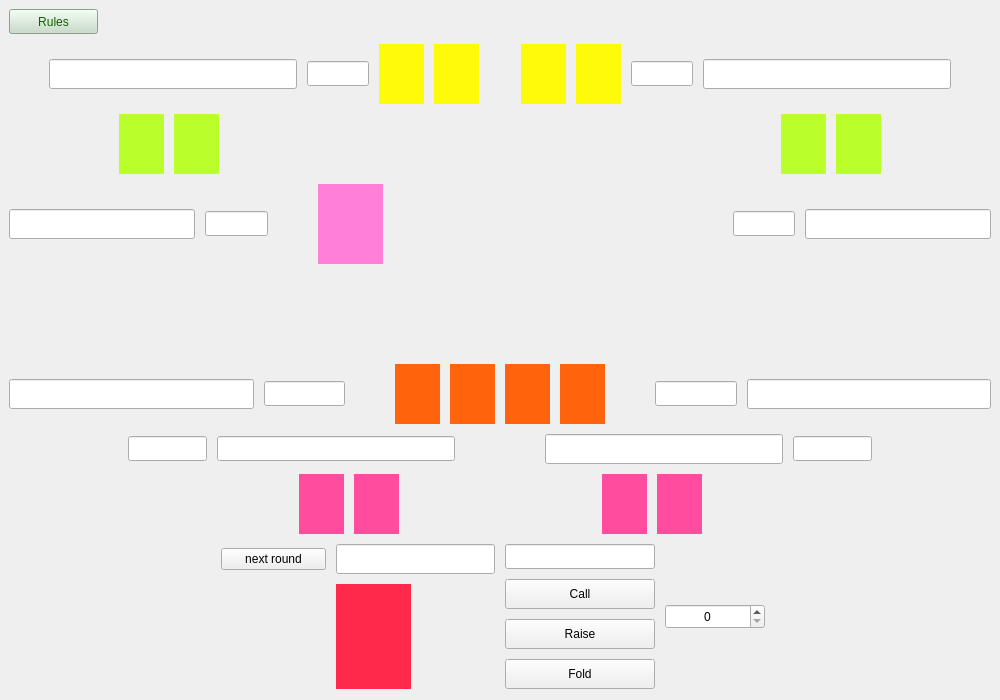
<?xml version="1.0" encoding="UTF-8"?>
<ui version="4.0">
 <class>GameWindow</class>
 <widget class="QMainWindow" name="GameWindow">
  <property name="enabled">
   <bool>true</bool>
  </property>
  <property name="geometry">
   <rect>
    <x>0</x>
    <y>0</y>
    <width>1000</width>
    <height>700</height>
   </rect>
  </property>
  <property name="maximumSize">
   <size>
    <width>2000</width>
    <height>2000</height>
   </size>
  </property>
  <property name="windowTitle">
   <string>MainWindow</string>
  </property>
  <property name="styleSheet">
   <string notr="true">QMainWindow{
background-image: url(:/images/table.png);
background-repeat: no-repeat;
background-position: center;
background-size: cover;

}

</string>
  </property>
  <widget class="QWidget" name="centralwidget">
   <property name="enabled">
    <bool>true</bool>
   </property>
   <property name="cursor">
    <cursorShape>OpenHandCursor</cursorShape>
   </property>
   <property name="mouseTracking">
    <bool>false</bool>
   </property>
   <layout class="QVBoxLayout" name="verticalLayout_2" stretch="2,1,2,10,4,0,6,5,20,20">
    <property name="spacing">
     <number>10</number>
    </property>
    <item>
     <layout class="QHBoxLayout" name="horizontalLayout_11" stretch="1,10">
      <item>
       <widget class="QPushButton" name="pushButton">
        <property name="minimumSize">
         <size>
          <width>80</width>
          <height>25</height>
         </size>
        </property>
        <property name="styleSheet">
         <string notr="true">
background-color: rgb(197, 220, 199);
color: rgb(15, 96, 0);</string>
        </property>
        <property name="text">
         <string>Rules</string>
        </property>
       </widget>
      </item>
      <item>
       <spacer name="horizontalSpacer_25">
        <property name="orientation">
         <enum>Qt::Horizontal</enum>
        </property>
        <property name="sizeHint" stdset="0">
         <size>
          <width>40</width>
          <height>20</height>
         </size>
        </property>
       </spacer>
      </item>
     </layout>
    </item>
    <item>
     <spacer name="verticalSpacer_3">
      <property name="orientation">
       <enum>Qt::Vertical</enum>
      </property>
      <property name="sizeHint" stdset="0">
       <size>
        <width>20</width>
        <height>40</height>
       </size>
      </property>
     </spacer>
    </item>
    <item>
     <layout class="QHBoxLayout" name="horizontalLayout_2" stretch="0,8,2,0,0,1,0,0,2,8,0">
      <property name="sizeConstraint">
       <enum>QLayout::SetMinimumSize</enum>
      </property>
      <item>
       <spacer name="horizontalSpacer_16">
        <property name="orientation">
         <enum>Qt::Horizontal</enum>
        </property>
        <property name="sizeHint" stdset="0">
         <size>
          <width>40</width>
          <height>20</height>
         </size>
        </property>
       </spacer>
      </item>
      <item>
       <widget class="QLineEdit" name="line_bet1">
        <property name="minimumSize">
         <size>
          <width>110</width>
          <height>30</height>
         </size>
        </property>
        <property name="maximumSize">
         <size>
          <width>16777215</width>
          <height>30</height>
         </size>
        </property>
        <property name="alignment">
         <set>Qt::AlignCenter</set>
        </property>
        <property name="readOnly">
         <bool>true</bool>
        </property>
       </widget>
      </item>
      <item>
       <widget class="QLineEdit" name="line_player1">
        <property name="minimumSize">
         <size>
          <width>50</width>
          <height>25</height>
         </size>
        </property>
        <property name="alignment">
         <set>Qt::AlignCenter</set>
        </property>
        <property name="readOnly">
         <bool>true</bool>
        </property>
       </widget>
      </item>
      <item>
       <widget class="QLabel" name="label_player1_card1">
        <property name="minimumSize">
         <size>
          <width>45</width>
          <height>60</height>
         </size>
        </property>
        <property name="maximumSize">
         <size>
          <width>45</width>
          <height>16777215</height>
         </size>
        </property>
        <property name="styleSheet">
         <string notr="true">background-color: rgb(255, 250, 9);</string>
        </property>
        <property name="text">
         <string/>
        </property>
       </widget>
      </item>
      <item>
       <widget class="QLabel" name="label_player1_card2">
        <property name="minimumSize">
         <size>
          <width>45</width>
          <height>60</height>
         </size>
        </property>
        <property name="maximumSize">
         <size>
          <width>45</width>
          <height>16777215</height>
         </size>
        </property>
        <property name="styleSheet">
         <string notr="true">background-color: rgb(255, 250, 9);
</string>
        </property>
        <property name="text">
         <string/>
        </property>
       </widget>
      </item>
      <item>
       <spacer name="horizontalSpacer">
        <property name="orientation">
         <enum>Qt::Horizontal</enum>
        </property>
        <property name="sizeHint" stdset="0">
         <size>
          <width>40</width>
          <height>20</height>
         </size>
        </property>
       </spacer>
      </item>
      <item>
       <widget class="QLabel" name="label_player2_card1">
        <property name="minimumSize">
         <size>
          <width>45</width>
          <height>60</height>
         </size>
        </property>
        <property name="maximumSize">
         <size>
          <width>45</width>
          <height>16777215</height>
         </size>
        </property>
        <property name="styleSheet">
         <string notr="true">background-color: rgb(255, 250, 9);</string>
        </property>
        <property name="text">
         <string/>
        </property>
       </widget>
      </item>
      <item>
       <widget class="QLabel" name="label_player2_card2">
        <property name="minimumSize">
         <size>
          <width>45</width>
          <height>60</height>
         </size>
        </property>
        <property name="maximumSize">
         <size>
          <width>45</width>
          <height>16777215</height>
         </size>
        </property>
        <property name="styleSheet">
         <string notr="true">background-color: rgb(255, 250, 9);</string>
        </property>
        <property name="text">
         <string/>
        </property>
       </widget>
      </item>
      <item>
       <widget class="QLineEdit" name="line_bet2">
        <property name="minimumSize">
         <size>
          <width>50</width>
          <height>25</height>
         </size>
        </property>
        <property name="alignment">
         <set>Qt::AlignCenter</set>
        </property>
        <property name="readOnly">
         <bool>true</bool>
        </property>
       </widget>
      </item>
      <item>
       <widget class="QLineEdit" name="line_player2">
        <property name="minimumSize">
         <size>
          <width>110</width>
          <height>30</height>
         </size>
        </property>
        <property name="alignment">
         <set>Qt::AlignCenter</set>
        </property>
        <property name="readOnly">
         <bool>true</bool>
        </property>
       </widget>
      </item>
      <item>
       <spacer name="horizontalSpacer_17">
        <property name="orientation">
         <enum>Qt::Horizontal</enum>
        </property>
        <property name="sizeHint" stdset="0">
         <size>
          <width>40</width>
          <height>20</height>
         </size>
        </property>
       </spacer>
      </item>
     </layout>
    </item>
    <item>
     <layout class="QHBoxLayout" name="horizontalLayout_14" stretch="1,0,0,5,0,0,1">
      <item>
       <spacer name="horizontalSpacer_21">
        <property name="orientation">
         <enum>Qt::Horizontal</enum>
        </property>
        <property name="sizeHint" stdset="0">
         <size>
          <width>40</width>
          <height>20</height>
         </size>
        </property>
       </spacer>
      </item>
      <item>
       <widget class="QLabel" name="label_player8_card1">
        <property name="minimumSize">
         <size>
          <width>45</width>
          <height>60</height>
         </size>
        </property>
        <property name="maximumSize">
         <size>
          <width>45</width>
          <height>16777215</height>
         </size>
        </property>
        <property name="styleSheet">
         <string notr="true">background-color: rgb(186, 255, 42);</string>
        </property>
        <property name="text">
         <string/>
        </property>
       </widget>
      </item>
      <item>
       <widget class="QLabel" name="label_player8_card2">
        <property name="minimumSize">
         <size>
          <width>45</width>
          <height>60</height>
         </size>
        </property>
        <property name="maximumSize">
         <size>
          <width>45</width>
          <height>16777215</height>
         </size>
        </property>
        <property name="styleSheet">
         <string notr="true">background-color: rgb(186, 255, 42);</string>
        </property>
        <property name="text">
         <string/>
        </property>
       </widget>
      </item>
      <item>
       <spacer name="horizontalSpacer_22">
        <property name="orientation">
         <enum>Qt::Horizontal</enum>
        </property>
        <property name="sizeHint" stdset="0">
         <size>
          <width>40</width>
          <height>20</height>
         </size>
        </property>
       </spacer>
      </item>
      <item>
       <widget class="QLabel" name="label_player3_card1">
        <property name="minimumSize">
         <size>
          <width>45</width>
          <height>60</height>
         </size>
        </property>
        <property name="maximumSize">
         <size>
          <width>45</width>
          <height>16777215</height>
         </size>
        </property>
        <property name="styleSheet">
         <string notr="true">background-color: rgb(186, 255, 42);</string>
        </property>
        <property name="text">
         <string/>
        </property>
       </widget>
      </item>
      <item>
       <widget class="QLabel" name="label_player3_card2">
        <property name="minimumSize">
         <size>
          <width>45</width>
          <height>60</height>
         </size>
        </property>
        <property name="maximumSize">
         <size>
          <width>45</width>
          <height>16777215</height>
         </size>
        </property>
        <property name="styleSheet">
         <string notr="true">background-color: rgb(186, 255, 42);</string>
        </property>
        <property name="text">
         <string/>
        </property>
       </widget>
      </item>
      <item>
       <spacer name="horizontalSpacer_23">
        <property name="orientation">
         <enum>Qt::Horizontal</enum>
        </property>
        <property name="sizeHint" stdset="0">
         <size>
          <width>40</width>
          <height>20</height>
         </size>
        </property>
       </spacer>
      </item>
     </layout>
    </item>
    <item>
     <layout class="QHBoxLayout" name="horizontalLayout_4" stretch="6,2,0,12,0,2,6">
      <item>
       <widget class="QLineEdit" name="line_player8">
        <property name="minimumSize">
         <size>
          <width>110</width>
          <height>30</height>
         </size>
        </property>
        <property name="alignment">
         <set>Qt::AlignCenter</set>
        </property>
        <property name="readOnly">
         <bool>true</bool>
        </property>
       </widget>
      </item>
      <item>
       <widget class="QLineEdit" name="line_bet8">
        <property name="minimumSize">
         <size>
          <width>50</width>
          <height>25</height>
         </size>
        </property>
        <property name="alignment">
         <set>Qt::AlignCenter</set>
        </property>
        <property name="readOnly">
         <bool>true</bool>
        </property>
       </widget>
      </item>
      <item>
       <spacer name="horizontalSpacer_2">
        <property name="orientation">
         <enum>Qt::Horizontal</enum>
        </property>
        <property name="sizeHint" stdset="0">
         <size>
          <width>40</width>
          <height>20</height>
         </size>
        </property>
       </spacer>
      </item>
      <item>
       <layout class="QHBoxLayout" name="horizontalLayout_3">
        <item>
         <widget class="QLabel" name="label_middlecard3">
          <property name="minimumSize">
           <size>
            <width>65</width>
            <height>80</height>
           </size>
          </property>
          <property name="maximumSize">
           <size>
            <width>65</width>
            <height>16777215</height>
           </size>
          </property>
          <property name="styleSheet">
           <string notr="true">background-color: rgb(255, 128, 214);</string>
          </property>
          <property name="text">
           <string/>
          </property>
         </widget>
        </item>
        <item>
         <widget class="QLabel" name="label_middlecard4">
          <property name="minimumSize">
           <size>
            <width>65</width>
            <height>80</height>
           </size>
          </property>
          <property name="maximumSize">
           <size>
            <width>65</width>
            <height>80</height>
           </size>
          </property>
          <property name="styleSheet">
           <string notr="true"/>
          </property>
          <property name="text">
           <string/>
          </property>
         </widget>
        </item>
        <item>
         <widget class="QLabel" name="label_middlecard1">
          <property name="minimumSize">
           <size>
            <width>65</width>
            <height>80</height>
           </size>
          </property>
          <property name="maximumSize">
           <size>
            <width>65</width>
            <height>80</height>
           </size>
          </property>
          <property name="styleSheet">
           <string notr="true"/>
          </property>
          <property name="text">
           <string/>
          </property>
         </widget>
        </item>
        <item>
         <widget class="QLabel" name="label_middlecard2">
          <property name="minimumSize">
           <size>
            <width>65</width>
            <height>80</height>
           </size>
          </property>
          <property name="maximumSize">
           <size>
            <width>65</width>
            <height>80</height>
           </size>
          </property>
          <property name="styleSheet">
           <string notr="true"/>
          </property>
          <property name="text">
           <string/>
          </property>
         </widget>
        </item>
        <item>
         <widget class="QLabel" name="label_middlecard5">
          <property name="minimumSize">
           <size>
            <width>65</width>
            <height>80</height>
           </size>
          </property>
          <property name="maximumSize">
           <size>
            <width>65</width>
            <height>80</height>
           </size>
          </property>
          <property name="styleSheet">
           <string notr="true"/>
          </property>
          <property name="text">
           <string/>
          </property>
         </widget>
        </item>
       </layout>
      </item>
      <item>
       <spacer name="horizontalSpacer_3">
        <property name="orientation">
         <enum>Qt::Horizontal</enum>
        </property>
        <property name="sizeHint" stdset="0">
         <size>
          <width>40</width>
          <height>20</height>
         </size>
        </property>
       </spacer>
      </item>
      <item>
       <widget class="QLineEdit" name="line_bet3">
        <property name="minimumSize">
         <size>
          <width>50</width>
          <height>25</height>
         </size>
        </property>
        <property name="alignment">
         <set>Qt::AlignCenter</set>
        </property>
        <property name="readOnly">
         <bool>true</bool>
        </property>
       </widget>
      </item>
      <item>
       <widget class="QLineEdit" name="line_player3">
        <property name="minimumSize">
         <size>
          <width>110</width>
          <height>30</height>
         </size>
        </property>
        <property name="alignment">
         <set>Qt::AlignCenter</set>
        </property>
        <property name="readOnly">
         <bool>true</bool>
        </property>
       </widget>
      </item>
     </layout>
    </item>
    <item>
     <layout class="QHBoxLayout" name="horizontalLayout_12" stretch="4,1,4">
      <item>
       <spacer name="horizontalSpacer_15">
        <property name="orientation">
         <enum>Qt::Horizontal</enum>
        </property>
        <property name="sizeHint" stdset="0">
         <size>
          <width>40</width>
          <height>20</height>
         </size>
        </property>
       </spacer>
      </item>
      <item>
       <widget class="QLabel" name="label_pot">
        <property name="minimumSize">
         <size>
          <width>80</width>
          <height>80</height>
         </size>
        </property>
        <property name="styleSheet">
         <string notr="true">background: None;</string>
        </property>
        <property name="text">
         <string/>
        </property>
        <property name="scaledContents">
         <bool>true</bool>
        </property>
       </widget>
      </item>
      <item>
       <spacer name="horizontalSpacer_13">
        <property name="orientation">
         <enum>Qt::Horizontal</enum>
        </property>
        <property name="sizeHint" stdset="0">
         <size>
          <width>40</width>
          <height>20</height>
         </size>
        </property>
       </spacer>
      </item>
     </layout>
    </item>
    <item>
     <layout class="QGridLayout" name="gridLayout_2" rowstretch="0,0" columnstretch="0,0,0,0">
      <property name="verticalSpacing">
       <number>10</number>
      </property>
      <item row="1" column="3">
       <layout class="QHBoxLayout" name="horizontalLayout_9" stretch="1,6,2,3">
        <item>
         <spacer name="horizontalSpacer_7">
          <property name="orientation">
           <enum>Qt::Horizontal</enum>
          </property>
          <property name="sizeHint" stdset="0">
           <size>
            <width>40</width>
            <height>20</height>
           </size>
          </property>
         </spacer>
        </item>
        <item>
         <widget class="QLineEdit" name="line_player5">
          <property name="minimumSize">
           <size>
            <width>110</width>
            <height>30</height>
           </size>
          </property>
          <property name="alignment">
           <set>Qt::AlignCenter</set>
          </property>
          <property name="readOnly">
           <bool>true</bool>
          </property>
         </widget>
        </item>
        <item>
         <widget class="QLineEdit" name="line_bet5">
          <property name="minimumSize">
           <size>
            <width>50</width>
            <height>25</height>
           </size>
          </property>
          <property name="alignment">
           <set>Qt::AlignCenter</set>
          </property>
          <property name="readOnly">
           <bool>true</bool>
          </property>
         </widget>
        </item>
        <item>
         <spacer name="horizontalSpacer_9">
          <property name="orientation">
           <enum>Qt::Horizontal</enum>
          </property>
          <property name="sizeHint" stdset="0">
           <size>
            <width>40</width>
            <height>20</height>
           </size>
          </property>
         </spacer>
        </item>
       </layout>
      </item>
      <item row="1" column="1">
       <layout class="QHBoxLayout" name="horizontalLayout_7" stretch="3,2,6,1">
        <item>
         <spacer name="horizontalSpacer_8">
          <property name="orientation">
           <enum>Qt::Horizontal</enum>
          </property>
          <property name="sizeHint" stdset="0">
           <size>
            <width>40</width>
            <height>20</height>
           </size>
          </property>
         </spacer>
        </item>
        <item>
         <widget class="QLineEdit" name="line_bet6">
          <property name="minimumSize">
           <size>
            <width>50</width>
            <height>25</height>
           </size>
          </property>
          <property name="alignment">
           <set>Qt::AlignCenter</set>
          </property>
          <property name="readOnly">
           <bool>true</bool>
          </property>
         </widget>
        </item>
        <item>
         <widget class="QLineEdit" name="line_player6">
          <property name="minimumSize">
           <size>
            <width>110</width>
            <height>25</height>
           </size>
          </property>
          <property name="alignment">
           <set>Qt::AlignCenter</set>
          </property>
          <property name="readOnly">
           <bool>true</bool>
          </property>
         </widget>
        </item>
        <item>
         <spacer name="horizontalSpacer_6">
          <property name="orientation">
           <enum>Qt::Horizontal</enum>
          </property>
          <property name="sizeHint" stdset="0">
           <size>
            <width>40</width>
            <height>20</height>
           </size>
          </property>
         </spacer>
        </item>
       </layout>
      </item>
      <item row="0" column="3">
       <layout class="QHBoxLayout" name="horizontalLayout_6" stretch="0,0,0,2,6">
        <item>
         <widget class="QLabel" name="label_player4_card1">
          <property name="minimumSize">
           <size>
            <width>45</width>
            <height>60</height>
           </size>
          </property>
          <property name="maximumSize">
           <size>
            <width>45</width>
            <height>16777215</height>
           </size>
          </property>
          <property name="styleSheet">
           <string notr="true">background-color: rgb(255, 100, 12);</string>
          </property>
          <property name="text">
           <string/>
          </property>
         </widget>
        </item>
        <item>
         <widget class="QLabel" name="label_player4_card2">
          <property name="minimumSize">
           <size>
            <width>45</width>
            <height>60</height>
           </size>
          </property>
          <property name="maximumSize">
           <size>
            <width>45</width>
            <height>16777215</height>
           </size>
          </property>
          <property name="styleSheet">
           <string notr="true">background-color: rgb(255, 100, 12);</string>
          </property>
          <property name="text">
           <string/>
          </property>
         </widget>
        </item>
        <item>
         <spacer name="horizontalSpacer_5">
          <property name="orientation">
           <enum>Qt::Horizontal</enum>
          </property>
          <property name="sizeHint" stdset="0">
           <size>
            <width>40</width>
            <height>20</height>
           </size>
          </property>
         </spacer>
        </item>
        <item>
         <widget class="QLineEdit" name="line_bet4">
          <property name="minimumSize">
           <size>
            <width>50</width>
            <height>25</height>
           </size>
          </property>
          <property name="alignment">
           <set>Qt::AlignCenter</set>
          </property>
          <property name="readOnly">
           <bool>true</bool>
          </property>
         </widget>
        </item>
        <item>
         <widget class="QLineEdit" name="line_player4">
          <property name="minimumSize">
           <size>
            <width>110</width>
            <height>30</height>
           </size>
          </property>
          <property name="alignment">
           <set>Qt::AlignCenter</set>
          </property>
          <property name="readOnly">
           <bool>true</bool>
          </property>
         </widget>
        </item>
       </layout>
      </item>
      <item row="0" column="1">
       <layout class="QHBoxLayout" name="horizontalLayout_5" stretch="6,2,0,0,0">
        <property name="leftMargin">
         <number>0</number>
        </property>
        <item>
         <widget class="QLineEdit" name="line_player7">
          <property name="minimumSize">
           <size>
            <width>110</width>
            <height>30</height>
           </size>
          </property>
          <property name="alignment">
           <set>Qt::AlignCenter</set>
          </property>
          <property name="readOnly">
           <bool>true</bool>
          </property>
         </widget>
        </item>
        <item>
         <widget class="QLineEdit" name="line_bet7">
          <property name="minimumSize">
           <size>
            <width>50</width>
            <height>25</height>
           </size>
          </property>
          <property name="alignment">
           <set>Qt::AlignCenter</set>
          </property>
          <property name="readOnly">
           <bool>true</bool>
          </property>
         </widget>
        </item>
        <item>
         <spacer name="horizontalSpacer_4">
          <property name="orientation">
           <enum>Qt::Horizontal</enum>
          </property>
          <property name="sizeHint" stdset="0">
           <size>
            <width>40</width>
            <height>20</height>
           </size>
          </property>
         </spacer>
        </item>
        <item>
         <widget class="QLabel" name="label_player7_card1">
          <property name="minimumSize">
           <size>
            <width>45</width>
            <height>60</height>
           </size>
          </property>
          <property name="maximumSize">
           <size>
            <width>45</width>
            <height>16777215</height>
           </size>
          </property>
          <property name="styleSheet">
           <string notr="true">background-color: rgb(255, 100, 12);</string>
          </property>
          <property name="text">
           <string/>
          </property>
         </widget>
        </item>
        <item>
         <widget class="QLabel" name="label_player7_card2">
          <property name="minimumSize">
           <size>
            <width>45</width>
            <height>60</height>
           </size>
          </property>
          <property name="maximumSize">
           <size>
            <width>45</width>
            <height>16777215</height>
           </size>
          </property>
          <property name="styleSheet">
           <string notr="true">background-color: rgb(255, 100, 12);</string>
          </property>
          <property name="text">
           <string/>
          </property>
         </widget>
        </item>
       </layout>
      </item>
     </layout>
    </item>
    <item>
     <layout class="QHBoxLayout" name="horizontalLayout_13" stretch="3,1,1,2,1,1,3">
      <item>
       <spacer name="horizontalSpacer_19">
        <property name="orientation">
         <enum>Qt::Horizontal</enum>
        </property>
        <property name="sizeHint" stdset="0">
         <size>
          <width>40</width>
          <height>20</height>
         </size>
        </property>
       </spacer>
      </item>
      <item>
       <widget class="QLabel" name="label_player6_card1">
        <property name="minimumSize">
         <size>
          <width>45</width>
          <height>60</height>
         </size>
        </property>
        <property name="maximumSize">
         <size>
          <width>45</width>
          <height>16777215</height>
         </size>
        </property>
        <property name="styleSheet">
         <string notr="true">background-color: rgb(255, 76, 159);</string>
        </property>
        <property name="text">
         <string/>
        </property>
       </widget>
      </item>
      <item>
       <widget class="QLabel" name="label_player6_card2">
        <property name="minimumSize">
         <size>
          <width>45</width>
          <height>60</height>
         </size>
        </property>
        <property name="maximumSize">
         <size>
          <width>45</width>
          <height>16777215</height>
         </size>
        </property>
        <property name="styleSheet">
         <string notr="true">background-color: rgb(255, 76, 159);
</string>
        </property>
        <property name="text">
         <string/>
        </property>
       </widget>
      </item>
      <item>
       <spacer name="horizontalSpacer_18">
        <property name="orientation">
         <enum>Qt::Horizontal</enum>
        </property>
        <property name="sizeHint" stdset="0">
         <size>
          <width>40</width>
          <height>20</height>
         </size>
        </property>
       </spacer>
      </item>
      <item>
       <widget class="QLabel" name="label_player5_card1">
        <property name="minimumSize">
         <size>
          <width>45</width>
          <height>60</height>
         </size>
        </property>
        <property name="maximumSize">
         <size>
          <width>45</width>
          <height>16777215</height>
         </size>
        </property>
        <property name="styleSheet">
         <string notr="true">background-color: rgb(255, 76, 159);</string>
        </property>
        <property name="text">
         <string/>
        </property>
       </widget>
      </item>
      <item>
       <widget class="QLabel" name="label_player5_card2">
        <property name="minimumSize">
         <size>
          <width>45</width>
          <height>60</height>
         </size>
        </property>
        <property name="maximumSize">
         <size>
          <width>45</width>
          <height>16777215</height>
         </size>
        </property>
        <property name="styleSheet">
         <string notr="true">background-color: rgb(255, 76, 159);</string>
        </property>
        <property name="text">
         <string/>
        </property>
       </widget>
      </item>
      <item>
       <spacer name="horizontalSpacer_20">
        <property name="orientation">
         <enum>Qt::Horizontal</enum>
        </property>
        <property name="sizeHint" stdset="0">
         <size>
          <width>40</width>
          <height>20</height>
         </size>
        </property>
       </spacer>
      </item>
     </layout>
    </item>
    <item>
     <layout class="QHBoxLayout" name="horizontalLayout_10" stretch="1,1">
      <item>
       <layout class="QGridLayout" name="gridLayout_3" rowstretch="0,0" columnstretch="4,2,0,3">
        <property name="leftMargin">
         <number>0</number>
        </property>
        <property name="horizontalSpacing">
         <number>10</number>
        </property>
        <item row="0" column="0">
         <spacer name="horizontalSpacer_11">
          <property name="orientation">
           <enum>Qt::Horizontal</enum>
          </property>
          <property name="sizeHint" stdset="0">
           <size>
            <width>40</width>
            <height>20</height>
           </size>
          </property>
         </spacer>
        </item>
        <item row="1" column="3">
         <layout class="QHBoxLayout" name="horizontalLayout">
          <item>
           <widget class="QLabel" name="label">
            <property name="styleSheet">
             <string notr="true">background-color: rgb(255, 41, 76);</string>
            </property>
            <property name="text">
             <string/>
            </property>
           </widget>
          </item>
          <item>
           <widget class="QLabel" name="label_2">
            <property name="styleSheet">
             <string notr="true"/>
            </property>
            <property name="text">
             <string/>
            </property>
           </widget>
          </item>
         </layout>
        </item>
        <item row="1" column="0">
         <spacer name="horizontalSpacer_10">
          <property name="orientation">
           <enum>Qt::Horizontal</enum>
          </property>
          <property name="sizeHint" stdset="0">
           <size>
            <width>40</width>
            <height>20</height>
           </size>
          </property>
         </spacer>
        </item>
        <item row="0" column="3">
         <widget class="QLineEdit" name="name_line">
          <property name="minimumSize">
           <size>
            <width>80</width>
            <height>30</height>
           </size>
          </property>
          <property name="sizeIncrement">
           <size>
            <width>150</width>
            <height>25</height>
           </size>
          </property>
          <property name="alignment">
           <set>Qt::AlignCenter</set>
          </property>
          <property name="readOnly">
           <bool>true</bool>
          </property>
         </widget>
        </item>
        <item row="0" column="1">
         <widget class="QPushButton" name="NextButton">
          <property name="text">
           <string>next round</string>
          </property>
         </widget>
        </item>
       </layout>
      </item>
      <item>
       <layout class="QHBoxLayout" name="horizontalLayout_8" stretch="2,2,3">
        <item>
         <layout class="QVBoxLayout" name="verticalLayout">
          <property name="spacing">
           <number>10</number>
          </property>
          <item>
           <widget class="QLineEdit" name="cumulative_bet_line">
            <property name="minimumSize">
             <size>
              <width>80</width>
              <height>25</height>
             </size>
            </property>
            <property name="maximumSize">
             <size>
              <width>150</width>
              <height>25</height>
             </size>
            </property>
            <property name="inputMask">
             <string/>
            </property>
            <property name="frame">
             <bool>true</bool>
            </property>
            <property name="alignment">
             <set>Qt::AlignCenter</set>
            </property>
            <property name="readOnly">
             <bool>true</bool>
            </property>
           </widget>
          </item>
          <item>
           <widget class="QPushButton" name="CallButton">
            <property name="minimumSize">
             <size>
              <width>80</width>
              <height>30</height>
             </size>
            </property>
            <property name="maximumSize">
             <size>
              <width>150</width>
              <height>40</height>
             </size>
            </property>
            <property name="text">
             <string>Call</string>
            </property>
           </widget>
          </item>
          <item>
           <widget class="QPushButton" name="RaiseButton">
            <property name="minimumSize">
             <size>
              <width>80</width>
              <height>30</height>
             </size>
            </property>
            <property name="maximumSize">
             <size>
              <width>150</width>
              <height>40</height>
             </size>
            </property>
            <property name="text">
             <string>Raise</string>
            </property>
           </widget>
          </item>
          <item>
           <widget class="QPushButton" name="FoldButton">
            <property name="minimumSize">
             <size>
              <width>80</width>
              <height>30</height>
             </size>
            </property>
            <property name="maximumSize">
             <size>
              <width>150</width>
              <height>40</height>
             </size>
            </property>
            <property name="text">
             <string>Fold</string>
            </property>
           </widget>
          </item>
         </layout>
        </item>
        <item>
         <widget class="QSpinBox" name="raise_box">
          <property name="minimumSize">
           <size>
            <width>60</width>
            <height>25</height>
           </size>
          </property>
          <property name="maximumSize">
           <size>
            <width>100</width>
            <height>25</height>
           </size>
          </property>
          <property name="alignment">
           <set>Qt::AlignCenter</set>
          </property>
          <property name="maximum">
           <number>10000000</number>
          </property>
          <property name="singleStep">
           <number>100</number>
          </property>
         </widget>
        </item>
        <item>
         <spacer name="horizontalSpacer_14">
          <property name="orientation">
           <enum>Qt::Horizontal</enum>
          </property>
          <property name="sizeHint" stdset="0">
           <size>
            <width>40</width>
            <height>20</height>
           </size>
          </property>
         </spacer>
        </item>
       </layout>
      </item>
     </layout>
    </item>
    <item>
     <spacer name="verticalSpacer">
      <property name="orientation">
       <enum>Qt::Vertical</enum>
      </property>
      <property name="sizeHint" stdset="0">
       <size>
        <width>20</width>
        <height>40</height>
       </size>
      </property>
     </spacer>
    </item>
   </layout>
  </widget>
 </widget>
 <resources/>
 <connections/>
</ui>
